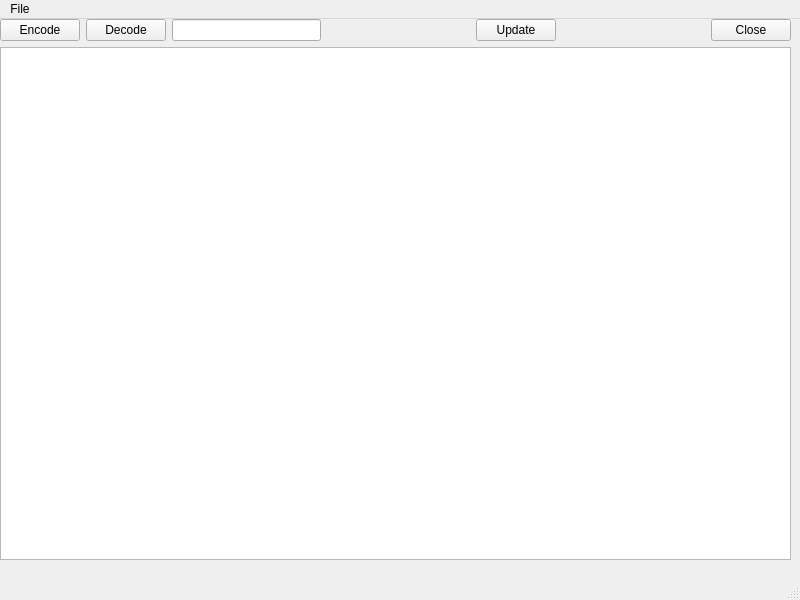
<?xml version="1.0" encoding="UTF-8"?>
<ui version="4.0">
 <class>MainWindow</class>
 <widget class="QMainWindow" name="MainWindow">
  <property name="geometry">
   <rect>
    <x>0</x>
    <y>0</y>
    <width>800</width>
    <height>600</height>
   </rect>
  </property>
  <property name="windowTitle">
   <string>MainWindow</string>
  </property>
  <widget class="QWidget" name="centralwidget">
   <widget class="QWidget" name="verticalLayoutWidget">
    <property name="geometry">
     <rect>
      <x>0</x>
      <y>0</y>
      <width>791</width>
      <height>541</height>
     </rect>
    </property>
    <layout class="QVBoxLayout" name="verticalLayout">
     <item>
      <layout class="QHBoxLayout" name="horizontalLayout">
       <item>
        <widget class="QPushButton" name="encodePushButton">
         <property name="text">
          <string>Encode</string>
         </property>
        </widget>
       </item>
       <item>
        <widget class="QPushButton" name="decodePushButton">
         <property name="text">
          <string>Decode</string>
         </property>
        </widget>
       </item>
       <item>
        <widget class="QLineEdit" name="lineEdit"/>
       </item>
       <item>
        <spacer name="horizontalSpacer_2">
         <property name="orientation">
          <enum>Qt::Horizontal</enum>
         </property>
         <property name="sizeHint" stdset="0">
          <size>
           <width>40</width>
           <height>20</height>
          </size>
         </property>
        </spacer>
       </item>
       <item>
        <widget class="QPushButton" name="updatePushButton">
         <property name="text">
          <string>Update</string>
         </property>
        </widget>
       </item>
       <item>
        <spacer name="horizontalSpacer">
         <property name="orientation">
          <enum>Qt::Horizontal</enum>
         </property>
         <property name="sizeHint" stdset="0">
          <size>
           <width>40</width>
           <height>20</height>
          </size>
         </property>
        </spacer>
       </item>
       <item>
        <widget class="QPushButton" name="closePushButton">
         <property name="text">
          <string>Close</string>
         </property>
        </widget>
       </item>
      </layout>
     </item>
     <item>
      <widget class="QTextEdit" name="textEdit"/>
     </item>
    </layout>
   </widget>
  </widget>
  <widget class="QStatusBar" name="statusbar"/>
  <widget class="QMenuBar" name="menubar">
   <property name="geometry">
    <rect>
     <x>0</x>
     <y>0</y>
     <width>800</width>
     <height>29</height>
    </rect>
   </property>
   <widget class="QMenu" name="menuFile">
    <property name="title">
     <string>File</string>
    </property>
   </widget>
   <addaction name="menuFile"/>
  </widget>
 </widget>
 <resources/>
 <connections/>
</ui>
